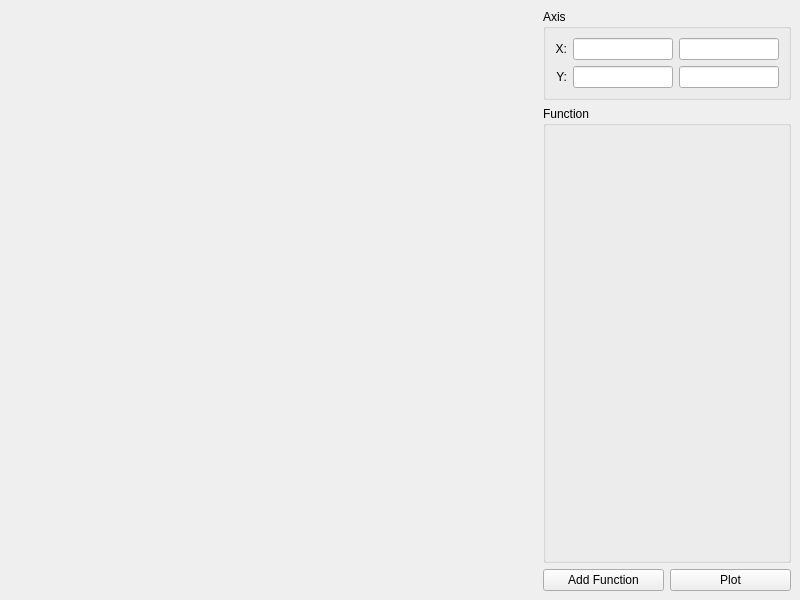
<?xml version="1.0" encoding="UTF-8"?>
<ui version="4.0">
 <class>MainWindow</class>
 <widget class="QMainWindow" name="MainWindow">
  <property name="geometry">
   <rect>
    <x>0</x>
    <y>0</y>
    <width>800</width>
    <height>600</height>
   </rect>
  </property>
  <property name="windowTitle">
   <string>Graph Plotter</string>
  </property>
  <widget class="QWidget" name="centralwidget">
   <layout class="QHBoxLayout" name="centralLayout">
    <item>
     <widget class="QCustomPlot" name="Plotter" native="true">
      <property name="sizePolicy">
       <sizepolicy hsizetype="Expanding" vsizetype="Preferred">
        <horstretch>0</horstretch>
        <verstretch>0</verstretch>
       </sizepolicy>
      </property>
     </widget>
    </item>
    <item>
     <layout class="QVBoxLayout" name="PlotControl">
      <item>
       <widget class="QGroupBox" name="AxisBox">
        <property name="sizePolicy">
         <sizepolicy hsizetype="Minimum" vsizetype="Preferred">
          <horstretch>0</horstretch>
          <verstretch>0</verstretch>
         </sizepolicy>
        </property>
        <property name="title">
         <string>Axis</string>
        </property>
        <layout class="QVBoxLayout" name="verticalLayout_3">
         <item>
          <layout class="QHBoxLayout" name="xAxisControl">
           <item>
            <widget class="QLabel" name="LblXAxis">
             <property name="sizePolicy">
              <sizepolicy hsizetype="Minimum" vsizetype="Fixed">
               <horstretch>0</horstretch>
               <verstretch>0</verstretch>
              </sizepolicy>
             </property>
             <property name="text">
              <string>X:</string>
             </property>
             <property name="alignment">
              <set>Qt::AlignRight|Qt::AlignTrailing|Qt::AlignVCenter</set>
             </property>
            </widget>
           </item>
           <item>
            <widget class="QLineEdit" name="XMin">
             <property name="sizePolicy">
              <sizepolicy hsizetype="Minimum" vsizetype="Fixed">
               <horstretch>0</horstretch>
               <verstretch>0</verstretch>
              </sizepolicy>
             </property>
             <property name="maximumSize">
              <size>
               <width>100</width>
               <height>16777215</height>
              </size>
             </property>
             <property name="inputMethodHints">
              <set>Qt::ImhNone</set>
             </property>
             <property name="frame">
              <bool>true</bool>
             </property>
             <property name="clearButtonEnabled">
              <bool>false</bool>
             </property>
            </widget>
           </item>
           <item>
            <widget class="QLineEdit" name="XMax">
             <property name="sizePolicy">
              <sizepolicy hsizetype="Minimum" vsizetype="Fixed">
               <horstretch>0</horstretch>
               <verstretch>0</verstretch>
              </sizepolicy>
             </property>
             <property name="minimumSize">
              <size>
               <width>0</width>
               <height>0</height>
              </size>
             </property>
             <property name="maximumSize">
              <size>
               <width>100</width>
               <height>16777215</height>
              </size>
             </property>
            </widget>
           </item>
          </layout>
         </item>
         <item>
          <layout class="QHBoxLayout" name="yAxisControl">
           <item>
            <widget class="QLabel" name="LblYAxis">
             <property name="sizePolicy">
              <sizepolicy hsizetype="Minimum" vsizetype="Fixed">
               <horstretch>0</horstretch>
               <verstretch>0</verstretch>
              </sizepolicy>
             </property>
             <property name="text">
              <string>Y:</string>
             </property>
             <property name="alignment">
              <set>Qt::AlignRight|Qt::AlignTrailing|Qt::AlignVCenter</set>
             </property>
            </widget>
           </item>
           <item>
            <widget class="QLineEdit" name="YMin">
             <property name="sizePolicy">
              <sizepolicy hsizetype="Minimum" vsizetype="Fixed">
               <horstretch>0</horstretch>
               <verstretch>0</verstretch>
              </sizepolicy>
             </property>
             <property name="maximumSize">
              <size>
               <width>100</width>
               <height>16777215</height>
              </size>
             </property>
            </widget>
           </item>
           <item>
            <widget class="QLineEdit" name="YMax">
             <property name="sizePolicy">
              <sizepolicy hsizetype="Minimum" vsizetype="Fixed">
               <horstretch>0</horstretch>
               <verstretch>0</verstretch>
              </sizepolicy>
             </property>
             <property name="maximumSize">
              <size>
               <width>100</width>
               <height>16777215</height>
              </size>
             </property>
            </widget>
           </item>
          </layout>
         </item>
        </layout>
       </widget>
      </item>
      <item>
       <widget class="QGroupBox" name="FuncBox">
        <property name="sizePolicy">
         <sizepolicy hsizetype="Minimum" vsizetype="Expanding">
          <horstretch>0</horstretch>
          <verstretch>0</verstretch>
         </sizepolicy>
        </property>
        <property name="title">
         <string>Function</string>
        </property>
        <layout class="QVBoxLayout" name="FuncLayout"/>
       </widget>
      </item>
      <item>
       <layout class="QHBoxLayout" name="BtnLayout">
        <item>
         <widget class="QPushButton" name="BtnAddFunc">
          <property name="sizePolicy">
           <sizepolicy hsizetype="Minimum" vsizetype="Fixed">
            <horstretch>0</horstretch>
            <verstretch>0</verstretch>
           </sizepolicy>
          </property>
          <property name="text">
           <string>Add Function</string>
          </property>
         </widget>
        </item>
        <item>
         <widget class="QPushButton" name="BtnPlot">
          <property name="text">
           <string>Plot</string>
          </property>
         </widget>
        </item>
       </layout>
      </item>
     </layout>
    </item>
   </layout>
  </widget>
 </widget>
 <customwidgets>
  <customwidget>
   <class>QCustomPlot</class>
   <extends>QWidget</extends>
   <header>qcustomplot.h</header>
   <container>1</container>
  </customwidget>
 </customwidgets>
 <resources/>
 <connections/>
</ui>
